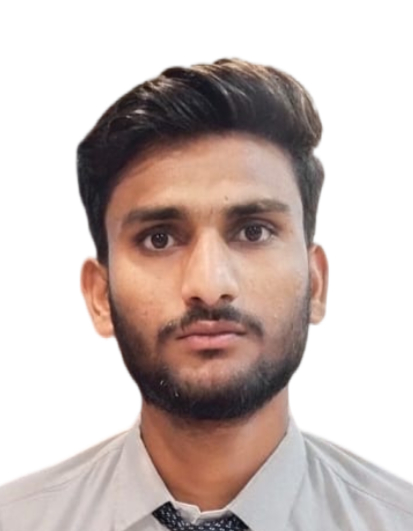
#> input picture 13_Magnitude_Spectrum/input.jpg, 413 x 531 px
$ python Program.py
#> lines starting #> are read from the running program, lines starting #| are printed output that depends on the picture
import cv2
import numpy as np


img = cv2.imread("input.jpg", 0)
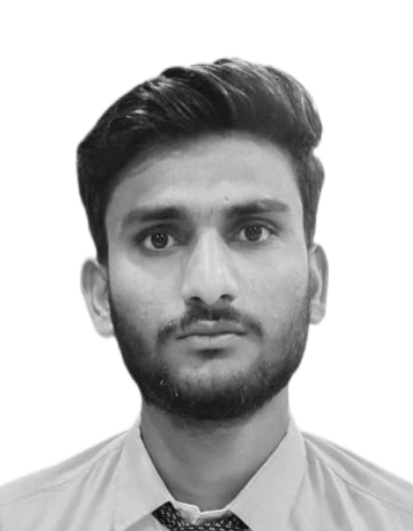
#> img: shape (531, 413); min 10, max 255, mean 193.3
dft = cv2.dft(np.float32(img), flags=cv2.DFT_COMPLEX_OUTPUT)

# Shift low frequencies to the center
dft_shift = np.fft.fftshift(dft)

magnitude = cv2.magnitude(dft_shift[:, :, 0], dft_shift[:, :, 1])

magnitude = 20 * np.log(magnitude + 1)
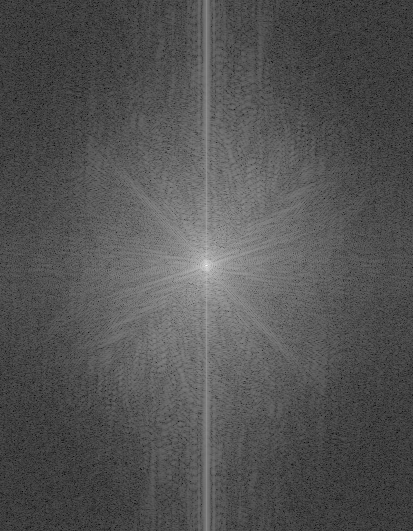
#> magnitude: shape (531, 413) float32; min 15.72, max 351.2, mean 125.8; drawn with min black and max white
spectrum = cv2.normalize(magnitude, None, 0, 255, cv2.NORM_MINMAX)

cv2.imshow("Original Image", img)
cv2.imwrite("Output.png", spectrum.astype(np.uint8))
